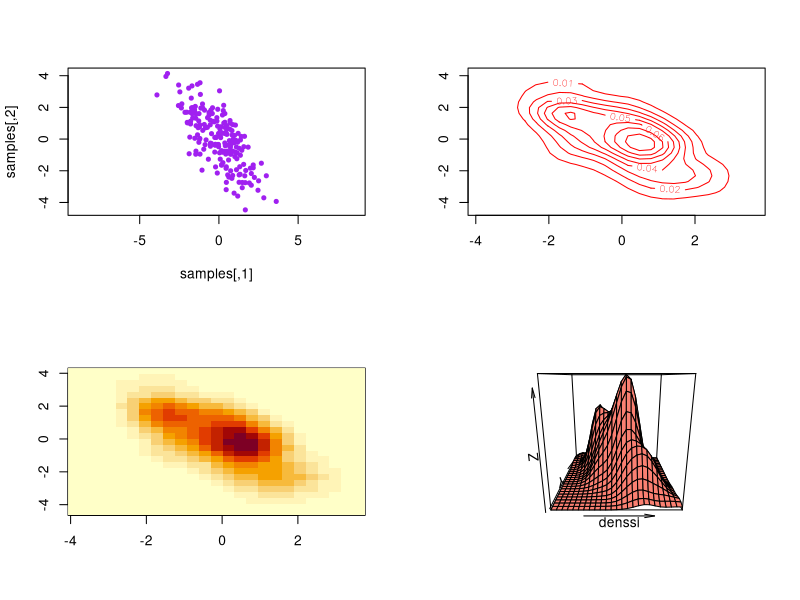
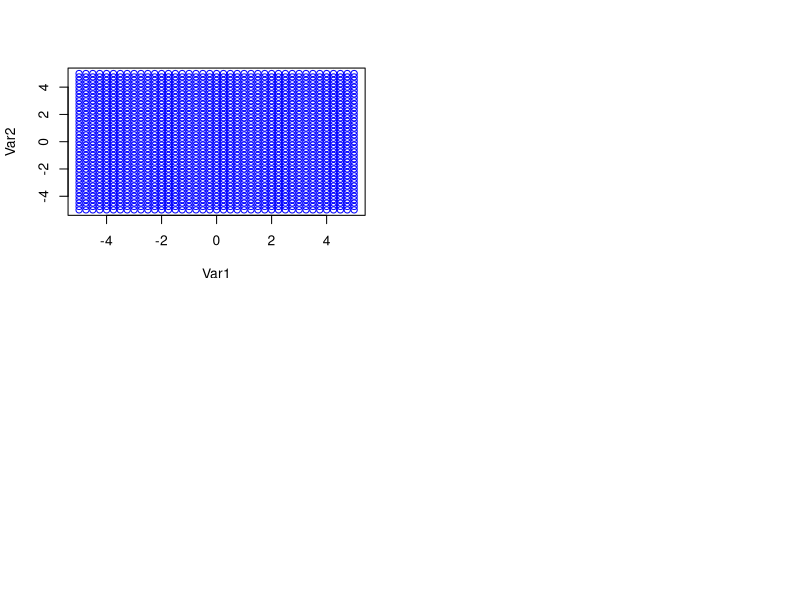
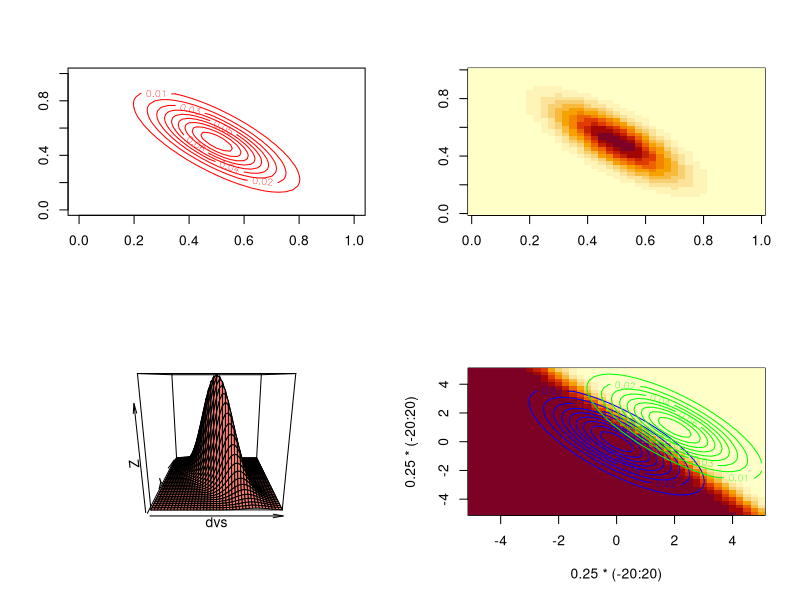

Here is the R script that generated these plots, in order:
## ---- chunk 1
  simcount = 200
  v1 = 2
  v2 = 3
  cr12 = -0.75
  cov12 = sqrt(v1 * v2) * cr12
  sigma = matrix(c(v1, cov12, cov12, v2), ncol=2); sigma
## ---- chunk 2
  library(MASS)
  u = c(0, 0)
  samples = mvrnorm(simcount, u, sigma)
  print('Covariance')
  cov(samples)
  cat('\nCorrelation ', cor(samples)[1,2])
  ?mvrnorm
## ---- chunk 3
  par(mfrow=c(2,2))
  denssi = kde2d(samples[,1], samples[,2])
  plot(samples, pch = 20, col='purple', asp=1)
  contour(denssi, col='red')
  image(denssi)
  persp(denssi, col='salmon')
## ---- chunk 4
  grid = expand.grid(.25*(-20:20),.25*(-20:20))
  plot(grid, col='blue')
## ---- chunk 5
  p = length(u)
  dvs = matrix(apply(grid, 1, function(row) (1/((2*pi)^(p/2)*sqrt(det(sigma)))*exp(-0.5 * t(row - u) %*% solve(sigma) %*% (row - u)))), nrow=41)
## ---- chunk 6
  par(mfrow=c(2,2))
  contour(dvs, col='red')
  image(dvs)
  persp(dvs, col='salmon')
## ---- chunk 7
  u2 = c(2, 1)
  dvs2 = matrix(apply(grid, 1, function(row) (1/((2*pi)^(p/2)*sqrt(det(sigma)))*exp(-0.5 * (row - u2) %*% solve(sigma) %*% (row - u2)))), nrow=41)
## ---- chunk 8
  ratio = dvs / (dvs + dvs2)
  image(.25*(-20:20), .25*(-20:20), ratio)
  
  contour(.25*(-20:20), .25*(-20:20), dvs, add=TRUE, col='blue')
  contour(.25*(-20:20), .25*(-20:20), dvs2, add=TRUE, col='green')
  
